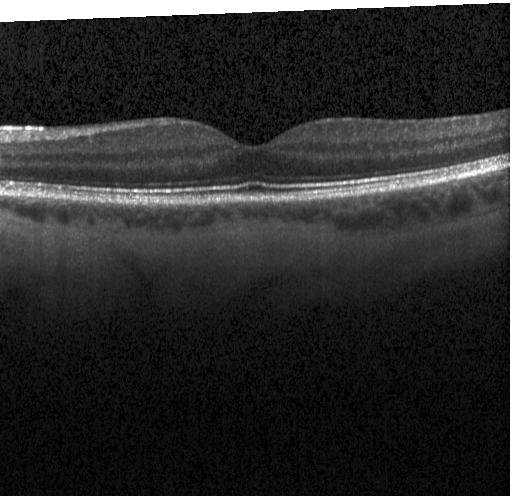
#> input picture test_normal.jpeg, 512 x 496 px
$ python step4_test_classifier.py
#> lines starting #> are read from the running program, lines starting #| are printed output that depends on the picture; after the words box and inside, x2 and y2 are one past the last pixel; in counts of white or black regions, pixels touching at a corner belong together
# -*- coding: utf-8 -*-
"""
Created on Sat Jul  7 09:29:49 2018

@author: Suhail
"""

#%%


import os
import numpy as np
from keras.models import Sequential
from keras.layers import Dense,Flatten,Dropout
from keras.layers.convolutional import Convolution2D,MaxPooling2D
import cv2
import matplotlib.pyplot as plt

#%%

homedir = os.getcwd()

num_classes = 4
imageSize = 128


model_name = 'segmented_128'

model_dir = homedir + '/model/' + model_name
weightFile_best = model_dir + '/best.hdf5'

image_path = 'test_normal.jpeg'
segment_path = 'segmented.jpeg'

#%%

def segment(image_path):
    # [4 lines of commented-out code are left out]
    print("Processing image: %s"%image_path)
    # Read the image
    img = cv2.imread(image_path,0)
#> img is the input picture: shape (496, 512); min 0, max 255, mean 42.3
    rows, cols = img.shape
#> rows = 496; cols = 512
    # Defining Ranges
    x = range(rows)
    y = range(cols)
    # Fill the White spots
    for xx in x:
        for yy in y:
            if (img[xx,yy]>245):
                img[xx,yy]=0
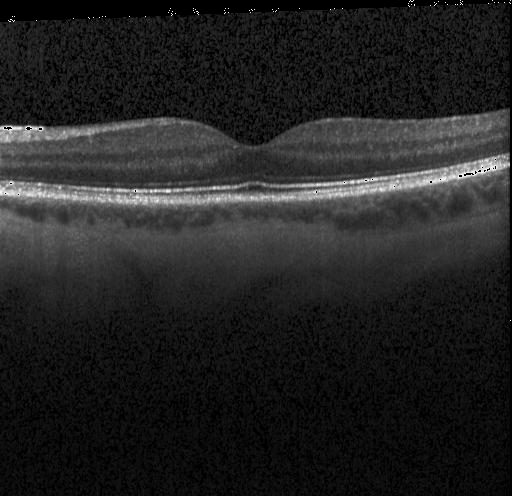
#> img: shape (496, 512); 2.88% of pixels changed, all inside (x1, y1, x2, y2) = (0, 0, 512, 496)
    # Apply Otsu's Binary Threshold
    ret, thresh = cv2.threshold(img,0,255,cv2.THRESH_BINARY_INV+cv2.THRESH_OTSU)
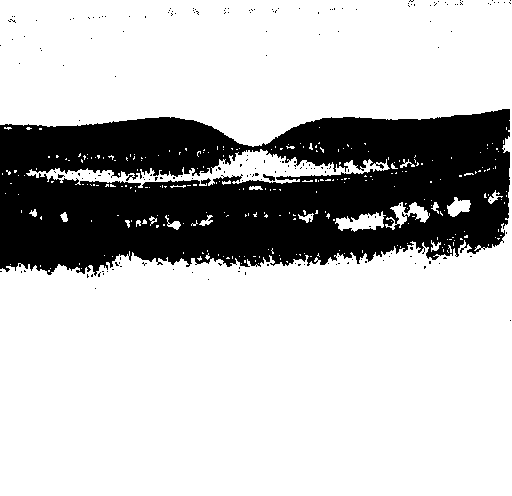
#> thresh: shape (496, 512); 75.4% white; 194 black regions (192 under 20 px), largest, box (x1, y1, x2, y2) and area: (0, 109, 510, 276) 61932, (263, 174, 275, 181) 42
#> ret = 51
    # Opening Operation ( Noise Reduction)
    kernel = np.ones((3,3),np.uint8)
    opening = cv2.morphologyEx(thresh,cv2.MORPH_OPEN,kernel, iterations = 2)
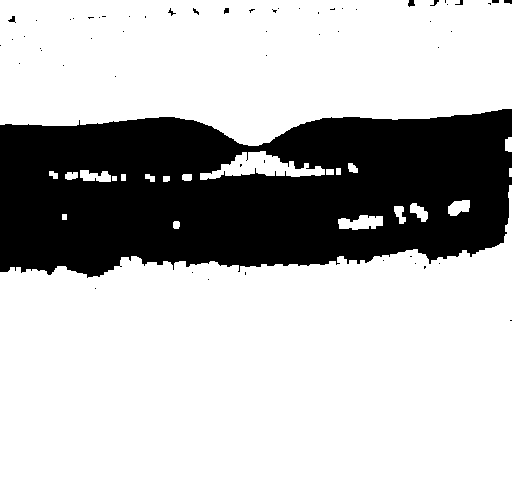
#> opening: shape (496, 512); 73.4% white; 58 black regions (49 under 20 px), largest, box (x1, y1, x2, y2) and area: (0, 109, 512, 278) 67225, (408, 0, 415, 7) 36, (8, 16, 16, 23) 28
    # Dilation Operation
    mask = cv2.dilate(opening,kernel,iterations=7)
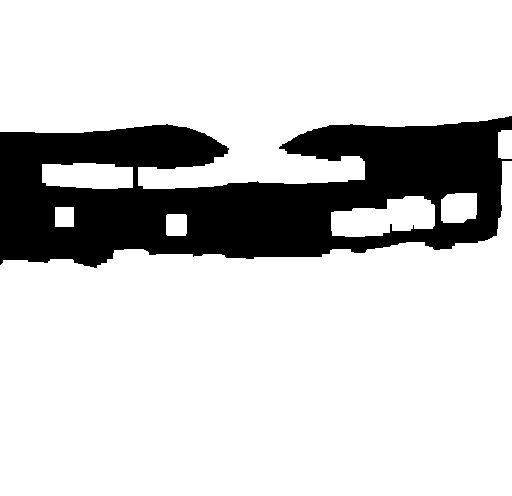
#> mask: shape (496, 512); 80.9% white; 1 black region, box (x1, y1, x2, y2) and area: (0, 116, 512, 268) 48413
    # initialize indice for locationg ROI
    indices = []
    # Loop through pixels to generate indices
    for xx in x:
        for yy in y:
            mm = mask[xx,yy]
            if (mm==0):
                indices.append(xx)
#> after the loop, indices = 48413 items
    # Find maximum and minimum region of interest
    minInd = min(indices)
#> minInd = 116
    maxInd = max(indices)
#> maxInd = 267
    # Define spacing factor
    spacing = 60
    # Apply spacing factor to region of interest
    minInd = minInd - spacing
#> minInd = 56
    # Round lower boundary
    if(minInd<0): minInd = 0
    # Upper boundary, Round
    maxInd = maxInd + spacing
#> maxInd = 327
    if(maxInd>rows): maxInd = rows

    # Read another clean instance of the image
    backup = cv2.imread(image_path,0)
    # Crop the image
    cropped = backup[minInd:maxInd, :]
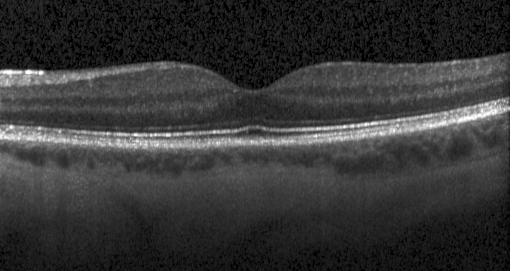
#> cropped: shape (271, 512); min 0, max 255, mean 54.1
    # Store the image
    #cv2.imwrite(store_path,cropped)
    print("image segmented.")
    return img, cropped

#%%

img, segmented = segment(image_path)

resized = cv2.resize(segmented,(imageSize,imageSize))
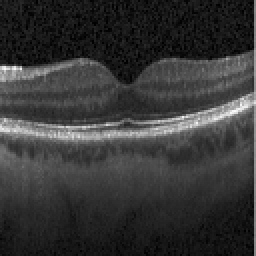
#> resized: shape (128, 128) (shown 2 times larger); min 0, max 252, mean 54

X = []
X.append(resized)
X = np.asarray(X)
X = X/255

X = X.reshape(X.shape[0], X.shape[1], X.shape[2], 1)

#%%

#> (the run stopped early here; a loop or call above may not have finished)

$ run again, with test_cnv.jpeg copied over test_normal.jpeg
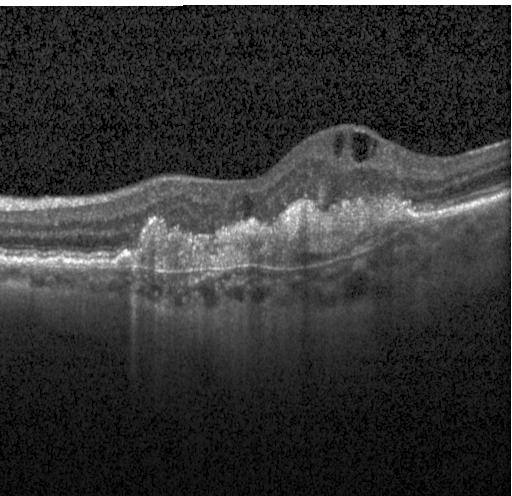
#> input picture test_cnv.jpeg, 512 x 496 px
#> in segment, img is the input picture: shape (496, 512); min 0, max 255, mean 51.8
#> in segment, `ret, thresh = cv2.threshold(img,0,255,cv2.THRESH_BINARY_INV+cv2.THRESH..`:
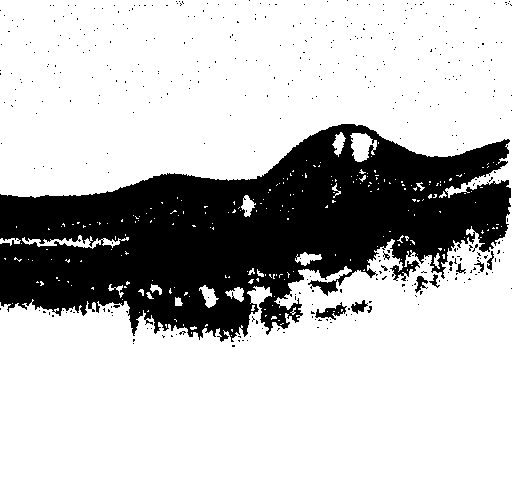
#> thresh: shape (496, 512); 75.4% white; 404 black regions (395 under 20 px), largest, box (x1, y1, x2, y2) and area: (0, 124, 511, 342) 60927, (315, 302, 347, 320) 234, (351, 300, 368, 314) 119
#> ret = 67
#> opening: shape (496, 512); 73.3% white; 259 black regions (255 under 20 px), largest, box (x1, y1, x2, y2) and area: (0, 124, 512, 347) 66871, (311, 300, 372, 323) 612, (505, 0, 512, 6) 34, (176, 0, 184, 6) 30
#> mask: shape (496, 512); 81.3% white; 3 black regions (1 under 20 px), largest, box (x1, y1, x2, y2) and area: (0, 138, 502, 334) 47305, (268, 305, 283, 318) 87
#> after the loop in segment, `for xx in x:`: indices = 47410 items
#> in segment, `minInd = min(indices)`: minInd = 138
#> in segment, `maxInd = max(indices)`: maxInd = 333
#> in segment, `minInd = minInd - spacing`: minInd = 78
#> in segment, `maxInd = maxInd + spacing`: maxInd = 393
#> `resized = cv2.resize(segmented,(imageSize,imageSize))`:
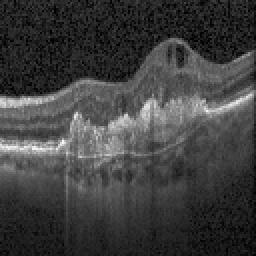
#> resized: shape (128, 128) (shown 2 times larger); min 0, max 247, mean 63.1

$ run again, with test_dme.jpeg copied over test_normal.jpeg
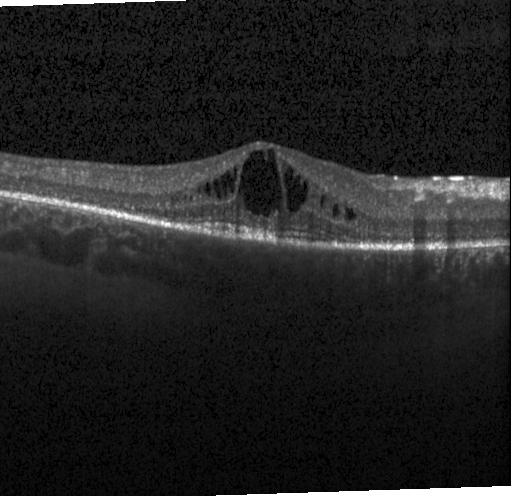
#> input picture test_dme.jpeg, 512 x 496 px
#> in segment, img is the input picture: shape (496, 512); min 0, max 255, mean 34.6
#> in segment, `ret, thresh = cv2.threshold(img,0,255,cv2.THRESH_BINARY_INV+cv2.THRESH..`:
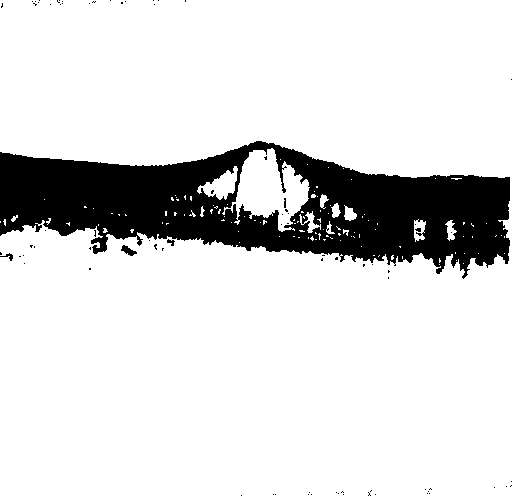
#> thresh: shape (496, 512); 85.2% white; 79 black regions (75 under 20 px), largest, box (x1, y1, x2, y2) and area: (0, 141, 510, 279) 37106, (121, 245, 137, 256) 87, (0, 253, 13, 261) 37, (167, 239, 175, 246) 30
#> ret = 57
#> opening: shape (496, 512); 84.4% white; 31 black regions (22 under 20 px), largest, box (x1, y1, x2, y2) and area: (0, 141, 512, 279) 39074, (121, 245, 137, 256) 88, (0, 252, 13, 261) 54
#> mask: shape (496, 512); 90.5% white; 2 black regions, box (x1, y1, x2, y2) and area: (0, 158, 512, 258) 24210, (284, 156, 295, 160) 22
#> after the loop in segment, `for xx in x:`: indices = 24232 items
#> in segment, `minInd = min(indices)`: minInd = 156
#> in segment, `maxInd = max(indices)`: maxInd = 257
#> in segment, `minInd = minInd - spacing`: minInd = 96
#> in segment, `maxInd = maxInd + spacing`: maxInd = 317
#> `resized = cv2.resize(segmented,(imageSize,imageSize))`:
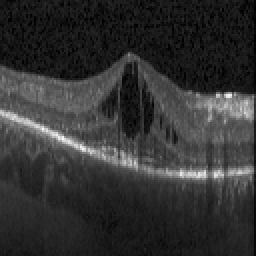
#> resized: shape (128, 128) (shown 2 times larger); min 0, max 250, mean 50.3

$ run again, with test_drusen.jpeg copied over test_normal.jpeg
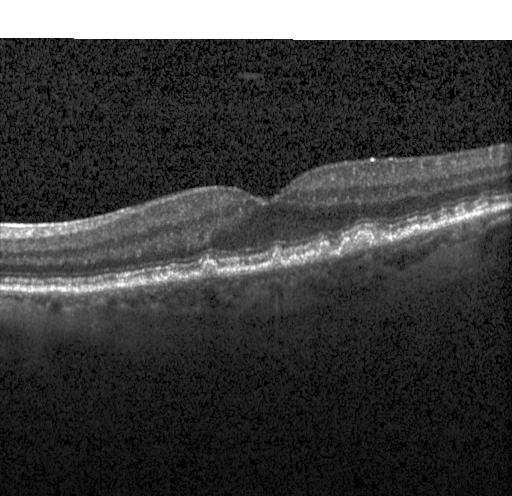
#> input picture test_drusen.jpeg, 512 x 496 px
#> in segment, img is the input picture: shape (496, 512); min 0, max 255, mean 62.3
#> in segment, `ret, thresh = cv2.threshold(img,0,255,cv2.THRESH_BINARY_INV+cv2.THRESH..`:
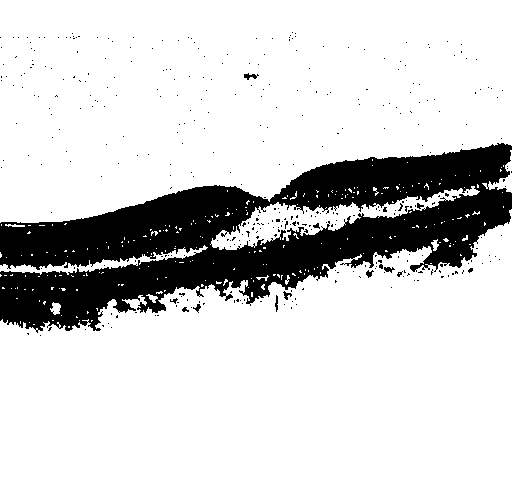
#> thresh: shape (496, 512); 82.1% white; 369 black regions (358 under 20 px), largest, box (x1, y1, x2, y2) and area: (0, 143, 512, 333) 44372, (244, 73, 259, 80) 53, (384, 267, 395, 273) 39
#> ret = 67
#> opening: shape (496, 512); 80.2% white; 203 black regions (197 under 20 px), largest, box (x1, y1, x2, y2) and area: (0, 138, 512, 336) 49829, (244, 73, 259, 80) 62, (170, 298, 179, 307) 36, (275, 295, 278, 312) 35, (289, 32, 296, 41) 31, (66, 33, 80, 39) 24
#> mask: shape (496, 512); 88.7% white; 1 black region, box (x1, y1, x2, y2) and area: (0, 151, 512, 321) 28761
#> after the loop in segment, `for xx in x:`: indices = 28761 items
#> in segment, `minInd = min(indices)`: minInd = 151
#> in segment, `maxInd = max(indices)`: maxInd = 320
#> in segment, `minInd = minInd - spacing`: minInd = 91
#> in segment, `maxInd = maxInd + spacing`: maxInd = 380
#> `resized = cv2.resize(segmented,(imageSize,imageSize))`:
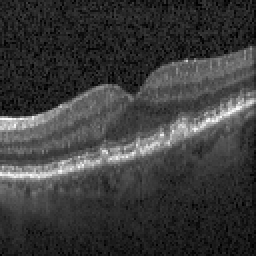
#> resized: shape (128, 128) (shown 2 times larger); min 0, max 254, mean 59
